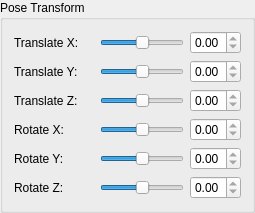
         <widget class="QGroupBox" name="groupBoxTransform">
          <property name="title">
           <string>Pose Transform</string>
          </property>
          <layout class="QVBoxLayout" name="verticalLayout">
           <item>
            <layout class="QHBoxLayout" name="layoutTranslateX">
             <item>
              <widget class="QLabel" name="labelTX">
               <property name="minimumSize">
                <size>
                 <width>80</width>
                 <height>0</height>
                </size>
               </property>
               <property name="text">
                <string>Translate X:</string>
               </property>
              </widget>
             </item>
             <item>
              <widget class="QSlider" name="sliderTX">
               <property name="minimum">
                <number>-1000</number>
               </property>
               <property name="maximum">
                <number>1000</number>
               </property>
               <property name="orientation">
                <enum>Qt::Horizontal</enum>
               </property>
              </widget>
             </item>
             <item>
              <widget class="QDoubleSpinBox" name="spinBoxTX">
               <property name="minimum">
                <double>0.000000</double>
               </property>
               <property name="maximum">
                <double>0.000000</double>
               </property>
              </widget>
             </item>
            </layout>
           </item>
           <item>
            <layout class="QHBoxLayout" name="layoutTranslateY">
             <item>
              <widget class="QLabel" name="labelTY">
               <property name="minimumSize">
                <size>
                 <width>80</width>
                 <height>0</height>
                </size>
               </property>
               <property name="text">
                <string>Translate Y:</string>
               </property>
              </widget>
             </item>
             <item>
              <widget class="QSlider" name="sliderTY">
               <property name="minimum">
                <number>-1000</number>
               </property>
               <property name="maximum">
                <number>1000</number>
               </property>
               <property name="orientation">
                <enum>Qt::Horizontal</enum>
               </property>
              </widget>
             </item>
             <item>
              <widget class="QDoubleSpinBox" name="spinBoxTY">
               <property name="minimum">
                <double>0.000000</double>
               </property>
               <property name="maximum">
                <double>0.000000</double>
               </property>
              </widget>
             </item>
            </layout>
           </item>
           <item>
            <layout class="QHBoxLayout" name="layoutTranslateZ">
             <item>
              <widget class="QLabel" name="labelTZ">
               <property name="minimumSize">
                <size>
                 <width>80</width>
                 <height>0</height>
                </size>
               </property>
               <property name="text">
                <string>Translate Z:</string>
               </property>
              </widget>
             </item>
             <item>
              <widget class="QSlider" name="sliderTZ">
               <property name="minimum">
                <number>-1000</number>
               </property>
               <property name="maximum">
                <number>1000</number>
               </property>
               <property name="orientation">
                <enum>Qt::Horizontal</enum>
               </property>
              </widget>
             </item>
             <item>
              <widget class="QDoubleSpinBox" name="spinBoxTZ">
               <property name="minimum">
                <double>0.000000</double>
               </property>
               <property name="maximum">
                <double>0.000000</double>
               </property>
              </widget>
             </item>
            </layout>
           </item>
           <item>
            <layout class="QVBoxLayout" name="layoutRotationGroup">
             <item>
              <layout class="QHBoxLayout" name="layoutROmega">
               <item>
                <widget class="QLabel" name="labelROmega">
                 <property name="minimumSize">
                  <size>
                   <width>80</width>
                   <height>0</height>
                  </size>
                 </property>
                 <property name="text">
                  <string>Rotate X:</string>
                 </property>
                </widget>
               </item>
               <item>
                <widget class="QSlider" name="sliderROmega">
                 <property name="minimum">
                  <number>-1800</number>
                 </property>
                 <property name="maximum">
                  <number>1800</number>
                 </property>
                 <property name="orientation">
                  <enum>Qt::Horizontal</enum>
                 </property>
                </widget>
               </item>
               <item>
                <widget class="QDoubleSpinBox" name="spinBoxROmega">
                 <property name="minimum">
                  <double>0.000000000000000</double>
                 </property>
                 <property name="maximum">
                  <double>0.000000000000000</double>
                 </property>
                 <property name="singleStep">
                  <double>0.000000000000000</double>
                 </property>
                </widget>
               </item>
              </layout>
             </item>
             <item>
              <layout class="QHBoxLayout" name="layoutRPhi">
               <item>
                <widget class="QLabel" name="labelRPhi">
                 <property name="minimumSize">
                  <size>
                   <width>80</width>
                   <height>0</height>
                  </size>
                 </property>
                 <property name="text">
                  <string>Rotate Y:</string>
                 </property>
                </widget>
               </item>
               <item>
                <widget class="QSlider" name="sliderRPhi">
                 <property name="minimum">
                  <number>-1800</number>
                 </property>
                 <property name="maximum">
                  <number>1800</number>
                 </property>
                 <property name="orientation">
                  <enum>Qt::Horizontal</enum>
                 </property>
                </widget>
               </item>
               <item>
                <widget class="QDoubleSpinBox" name="spinBoxRPhi">
                 <property name="minimum">
                  <double>0.000000000000000</double>
                 </property>
                 <property name="maximum">
                  <double>0.000000000000000</double>
                 </property>
                 <property name="singleStep">
                  <double>0.000000000000000</double>
                 </property>
                </widget>
               </item>
              </layout>
             </item>
             <item>
              <layout class="QHBoxLayout" name="layoutRKappa">
               <item>
                <widget class="QLabel" name="labelRKappa">
                 <property name="minimumSize">
                  <size>
                   <width>80</width>
                   <height>0</height>
                  </size>
                 </property>
                 <property name="text">
                  <string>Rotate Z:</string>
                 </property>
                </widget>
               </item>
               <item>
                <widget class="QSlider" name="sliderRKappa">
                 <property name="minimum">
                  <number>-1800</number>
                 </property>
                 <property name="maximum">
                  <number>1800</number>
                 </property>
                 <property name="orientation">
                  <enum>Qt::Horizontal</enum>
                 </property>
                </widget>
               </item>
               <item>
                <widget class="QDoubleSpinBox" name="spinBoxRKappa">
                 <property name="minimum">
                  <double>0.000000000000000</double>
                 </property>
                 <property name="maximum">
                  <double>0.000000000000000</double>
                 </property>
                 <property name="singleStep">
                  <double>0.000000000000000</double>
                 </property>
                </widget>
               </item>
              </layout>
             </item>
            </layout>
           </item>
          </layout>
         </widget>
